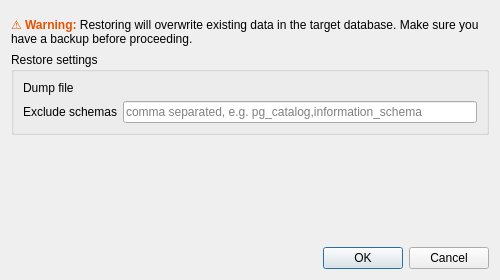
<?xml version="1.0" encoding="UTF-8"?>
<ui version="4.0">
 <class>Dialog</class>
 <widget class="QDialog" name="Dialog">
  <property name="geometry">
   <rect>
    <x>0</x>
    <y>0</y>
    <width>500</width>
    <height>280</height>
   </rect>
  </property>
  <property name="windowTitle">
   <string>Restore database</string>
  </property>
  <layout class="QVBoxLayout" name="verticalLayout">
   <item>
    <widget class="QWidget" name="messageBar_placeholder" native="true"/>
   </item>
   <item>
    <widget class="QLabel" name="warning_label">
     <property name="text">
      <string>&lt;html&gt;&lt;head/&gt;&lt;body&gt;&lt;p&gt;&lt;span style=&quot;font-weight:700; color:#e65100;&quot;&gt;⚠ Warning:&lt;/span&gt; Restoring will overwrite existing data in the target database. Make sure you have a backup before proceeding.&lt;/p&gt;&lt;/body&gt;&lt;/html&gt;</string>
     </property>
     <property name="wordWrap">
      <bool>true</bool>
     </property>
    </widget>
   </item>
   <item>
    <widget class="QGroupBox" name="groupBox">
     <property name="title">
      <string>Restore settings</string>
     </property>
     <layout class="QGridLayout" name="gridLayout">
      <item row="0" column="0">
       <widget class="QLabel" name="label_file">
        <property name="text">
         <string>Dump file</string>
        </property>
       </widget>
      </item>
      <item row="0" column="1">
       <widget class="QWidget" name="filePath_placeholder" native="true"/>
      </item>
      <item row="1" column="0">
       <widget class="QLabel" name="label_exclude">
        <property name="text">
         <string>Exclude schemas</string>
        </property>
       </widget>
      </item>
      <item row="1" column="1">
       <widget class="QLineEdit" name="excludeSchemas_lineEdit">
        <property name="placeholderText">
         <string>comma separated, e.g. pg_catalog,information_schema</string>
        </property>
        <property name="clearButtonEnabled">
         <bool>true</bool>
        </property>
       </widget>
      </item>
     </layout>
    </widget>
   </item>
   <item>
    <spacer name="verticalSpacer">
     <property name="orientation">
      <enum>Qt::Vertical</enum>
     </property>
     <property name="sizeHint" stdset="0">
      <size>
       <width>20</width>
       <height>40</height>
      </size>
     </property>
    </spacer>
   </item>
   <item>
    <widget class="QDialogButtonBox" name="buttonBox">
     <property name="orientation">
      <enum>Qt::Horizontal</enum>
     </property>
     <property name="standardButtons">
      <set>QDialogButtonBox::Cancel|QDialogButtonBox::Ok</set>
     </property>
    </widget>
   </item>
  </layout>
 </widget>
 <resources/>
 <connections>
  <connection>
   <sender>buttonBox</sender>
   <signal>rejected()</signal>
   <receiver>Dialog</receiver>
   <slot>reject()</slot>
   <hints>
    <hint type="sourcelabel">
     <x>316</x>
     <y>260</y>
    </hint>
    <hint type="destinationlabel">
     <x>286</x>
     <y>274</y>
    </hint>
   </hints>
  </connection>
 </connections>
</ui>
